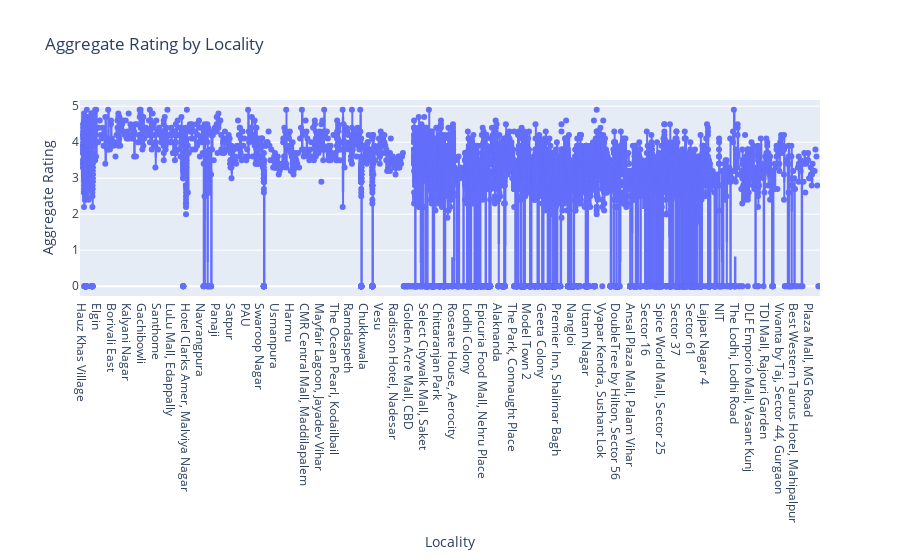

Notebook code cell kept with this figure:
### Code cell
# 6. Aggregate Rating by Locality using Plotly (Box Plot)
fig3 = px.box(df, x='locality', y='aggregate_rating', title="Aggregate Rating by Locality",
              labels={"locality": "Locality", "aggregate_rating": "Aggregate Rating"},
              points="all")
fig3.show()

### Figure 1 — Plotly figure (JSON) as saved in the notebook; plotly's stock layout.template omitted (floating-point values rounded to 4 significant figures; data arrays with more than 128 entries replaced by an {"elided": "..."} marker saying what was removed)
{"data": [{"alignmentgroup": "True", "boxpoints": "all", "hovertemplate": "Locality=%{x}<br>Aggregate Rating=%{y}<extra></extra>", "legendgroup": "", "marker": {"color": "#636efa"}, "name": "", "notched": false, "offsetgroup": "", "orientation": "v", "showlegend": false, "type": "box", "x": {"elided": "8672 str values"}, "x0": " ", "xaxis": "x", "y": {"elided": "8672 float values"}, "y0": " ", "yaxis": "y"}], "layout": {"boxmode": "group", "legend": {"tracegroupgap": 0}, "title": {"text": "Aggregate Rating by Locality"}, "xaxis": {"anchor": "y", "domain": [0, 1], "title": {"text": "Locality"}}, "yaxis": {"anchor": "x", "domain": [0, 1], "title": {"text": "Aggregate Rating"}}}}
